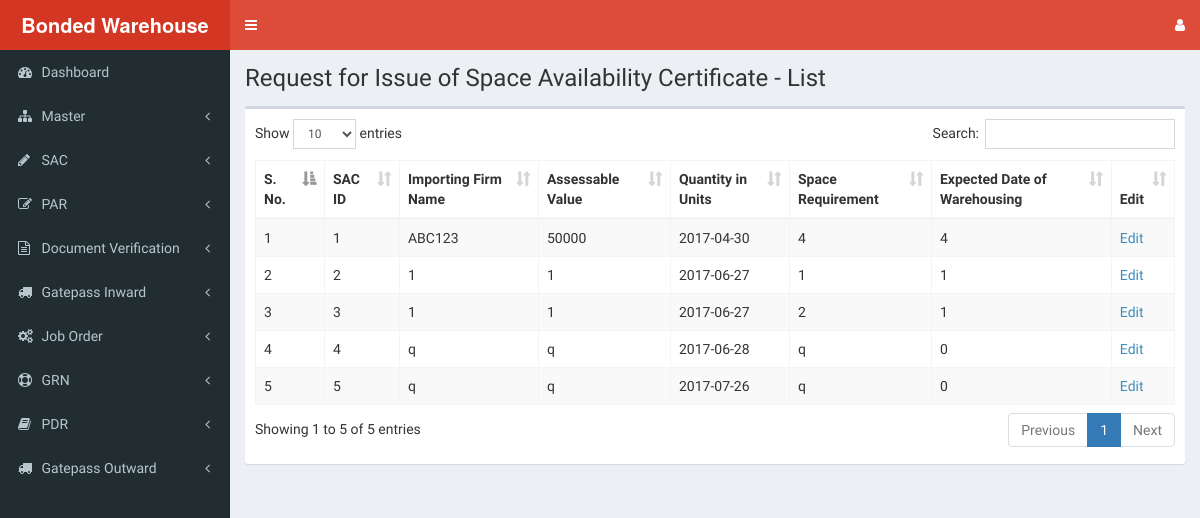
/sac/sac-request-view.php, run on the app's committed database.
### tables this page shows
CREATE TABLE `sac_request` (
  `sac_id` int(11) NOT NULL,
  `importing_firm_name` varchar(300) NOT NULL,
  `licence_code` varchar(200) NOT NULL,
  `bol_awb_number` varchar(200) NOT NULL,
  `boe_number` varchar(200) NOT NULL,
  `material_name` varchar(200) NOT NULL,
  `qty_units` int(11) NOT NULL,
  `packing_nature` varchar(100) NOT NULL,
  `space_requirement` varchar(100) NOT NULL,
  `assessable_value` varchar(100) NOT NULL,
  `duty_amount` varchar(100) NOT NULL,
  `material_nature` varchar(100) NOT NULL,
  `expected_date` date NOT NULL,
  `required_period` varchar(100) NOT NULL,
  `insurance_by` varchar(50) NOT NULL,
  `status` varchar(100) NOT NULL,
  `document_verified` varchar(10) NOT NULL DEFAULT 'no'
);

### sac/sac-request-view.php (the view, shortened to what this page needs)
<?php
  include('../header.php');
  include('../sidebar.php');
  include('../dbconfig.php');
?>
<div class="content-wrapper">
  <section class="content-header">
    <h1>
      Request for Issue of Space Availability Certificate - List
    </h1>
  </section>
  <section class="content">
    <div class="box">
      <div class="box-body">
        <table id="sac_request_table" class="table table-bordered table-striped">
          <thead>
            <tr>
              <th>S. No.</th>
              <th>SAC ID</th>
              <th>Importing Firm Name</th>
              <th>Assessable Value</th>
              <th>Quantity in Units</th>
              <th>Space Requirement</th>
              <th>Expected Date of Warehousing</th>
              <th>Edit</th>
            </tr>
          </thead>
          <tbody>
            <?php
              $select_query = "SELECT * FROM sac_request";
              $result = mysqli_query($dbc,$select_query);
              $row_counter = 0;
              if(mysqli_num_rows($result) > 0) {
                while($row = mysqli_fetch_array($result)) {
                  echo "<tr>";
                  echo "<td>".++$row_counter."</td>";
                  echo "<td>".$row['sac_id']."</td>";
                  echo "<td>".$row['importing_firm_name']."</td>";
                  echo "<td>".$row['assessable_value']."</td>";
                  echo "<td>".$row['expected_date']."</td>";
                  echo "<td>".$row['space_requirement']."</td>";
                  echo "<td>".$row['qty_units']."</td>";
                  echo "<td><a href='sac-request-edit.php?sac_id=".$row['sac_id']."'>Edit</a></td>";
                  echo "</tr>";
                }
              } else {
                $dataTableFlag = false;
                echo "<tr><td colspan=\"8\">No SAC requests available.</td></tr>";
              }
            ?>
          </tbody>
        </table>
      </div>
      </div>
    </div>
</div>
<?php
  include('../footer.php');
?>

### data on the page
sac_request: sac_id "1", importing_firm_name "ABC123", assessable_value "50000", expected_date "2017-04-30", space_requirement "4", qty_units "4"
sac_request: sac_id "2", importing_firm_name "1", assessable_value "1", expected_date "2017-06-27", space_requirement "1", qty_units "1"
sac_request: sac_id "3", importing_firm_name "1", assessable_value "1", expected_date "2017-06-27", space_requirement "2", qty_units "1"
sac_request: sac_id "4", importing_firm_name "q", assessable_value "q", expected_date "2017-06-28", space_requirement "q", qty_units "0"
sac_request: sac_id "5", importing_firm_name "q", assessable_value "q", expected_date "2017-07-26", space_requirement "q", qty_units "0"
